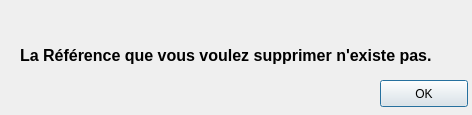
<?xml version="1.0" encoding="UTF-8"?>
<ui version="4.0">
 <class>dialogSuppressionClass</class>
 <widget class="QDialog" name="dialogSuppressionClass">
  <property name="geometry">
   <rect>
    <x>0</x>
    <y>0</y>
    <width>472</width>
    <height>115</height>
   </rect>
  </property>
  <property name="windowTitle">
   <string>dialogSuppression</string>
  </property>
  <widget class="QPushButton" name="pushButton">
   <property name="geometry">
    <rect>
     <x>380</x>
     <y>80</y>
     <width>88</width>
     <height>27</height>
    </rect>
   </property>
   <property name="text">
    <string>OK</string>
   </property>
  </widget>
  <widget class="QLabel" name="label">
   <property name="geometry">
    <rect>
     <x>20</x>
     <y>10</y>
     <width>471</width>
     <height>91</height>
    </rect>
   </property>
   <property name="text">
    <string>&lt;!DOCTYPE HTML PUBLIC &quot;-//W3C//DTD HTML 4.0//EN&quot; &quot;http://www.w3.org/TR/REC-html40/strict.dtd&quot;&gt;
&lt;html&gt;&lt;head&gt;&lt;meta name=&quot;qrichtext&quot; content=&quot;1&quot; /&gt;&lt;style type=&quot;text/css&quot;&gt;
p, li { white-space: pre-wrap; }
&lt;/style&gt;&lt;/head&gt;&lt;body style=&quot; font-family:'Droid Sans'; font-size:10pt; font-weight:400; font-style:normal;&quot;&gt;
&lt;table border=&quot;0&quot; style=&quot;-qt-table-type: root; margin-top:4px; margin-bottom:4px; margin-left:4px; margin-right:4px;&quot;&gt;
&lt;tr&gt;
&lt;td style=&quot;border: none;&quot;&gt;
&lt;p style=&quot; margin-top:0px; margin-bottom:0px; margin-left:0px; margin-right:0px; -qt-block-indent:0; text-indent:0px;&quot;&gt;&lt;span style=&quot; font-size:12pt; font-weight:600;&quot;&gt;La Référence que vous voulez supprimer n'existe pas.&lt;/span&gt;&lt;/p&gt;&lt;/td&gt;&lt;/tr&gt;&lt;/table&gt;&lt;/body&gt;&lt;/html&gt;</string>
   </property>
  </widget>
 </widget>
 <layoutdefault spacing="6" margin="11"/>
 <resources/>
 <connections/>
</ui>
